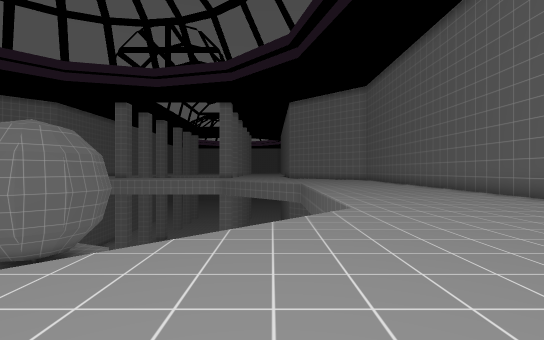
[1] (above)

16 first-person views from a walk through a level from a Godot 3-D game. The camera is 1.4 m above the floor, looks level and sees 85° across. The floor is counted in squares, 2 m on a side. Each view is taken from the middle of a square. On the plan, view 1 faces up. The plan holds only what a view shows up to about 10 squares ahead; the rest is blank. The place goes on beyond the plan. Some surface patterns are stand-ins.

[2]
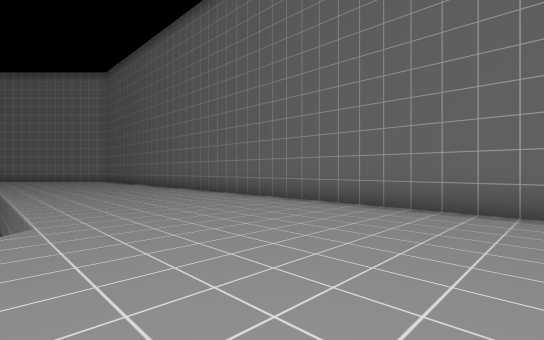

[3]
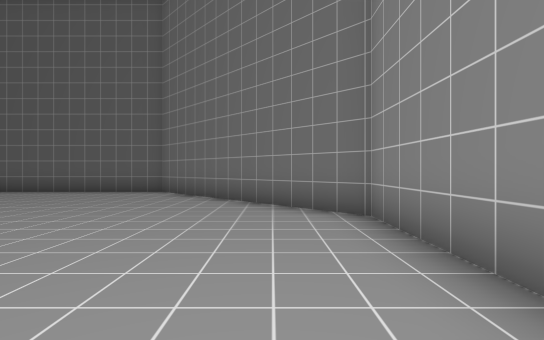

[4]
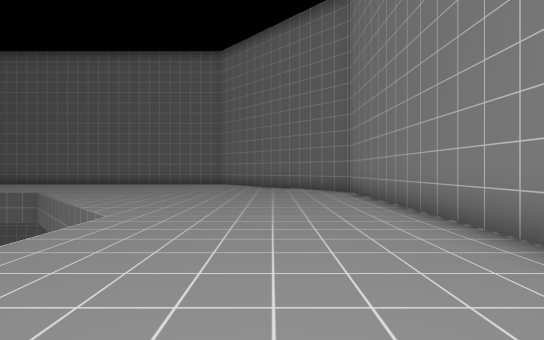

[5]
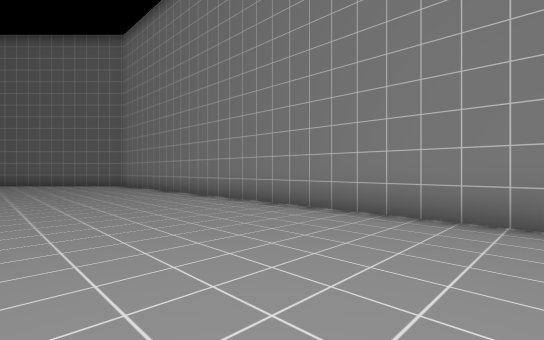

[6]
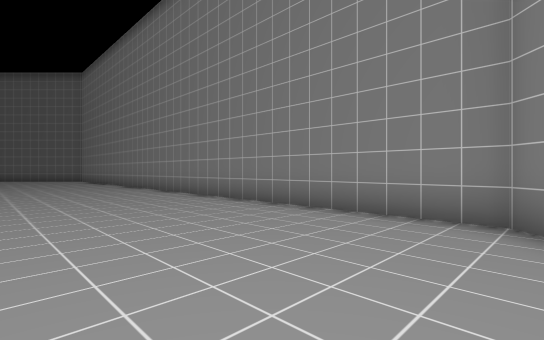

[7]
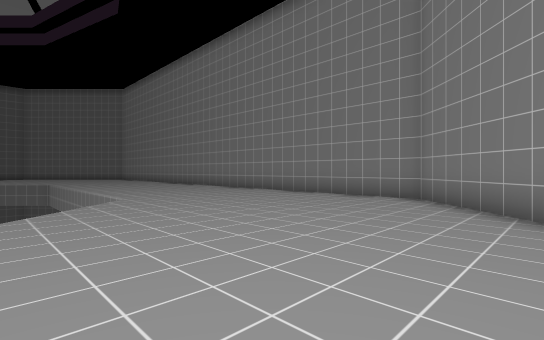

[8]
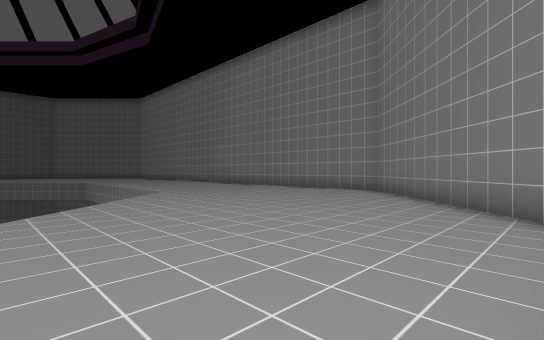

[9]
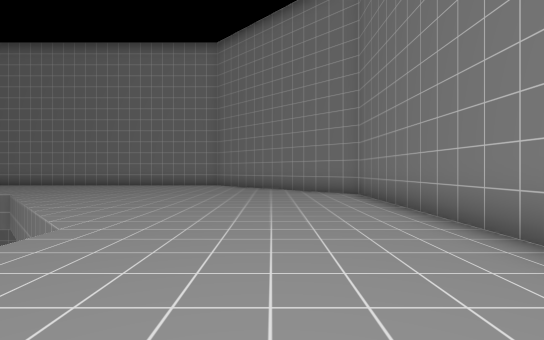

[10]
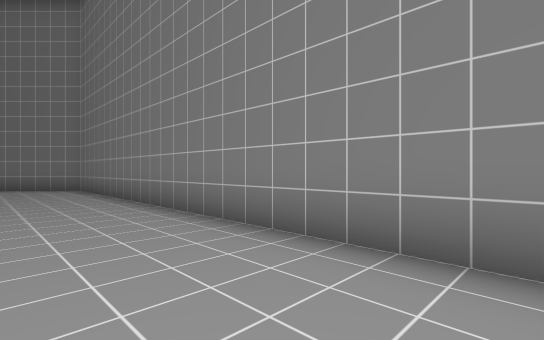

[11]
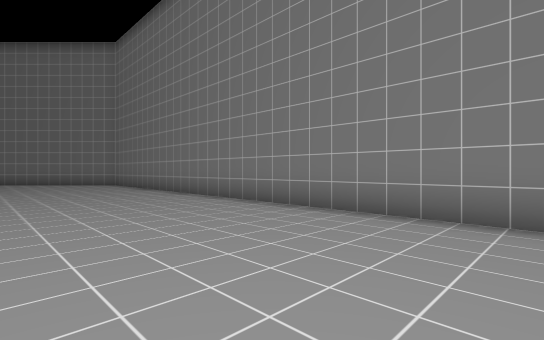

[12]
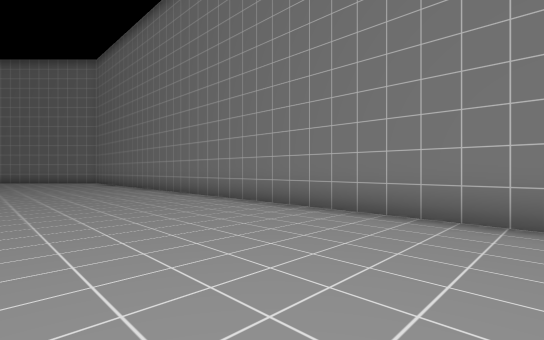

[13]
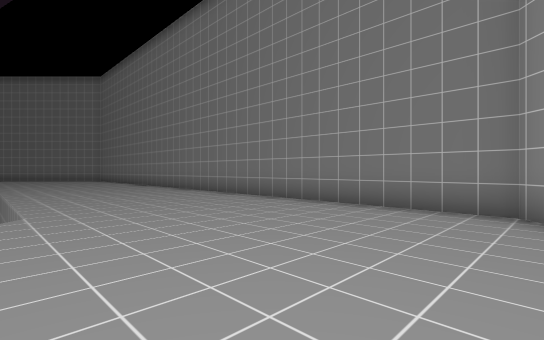

[14]
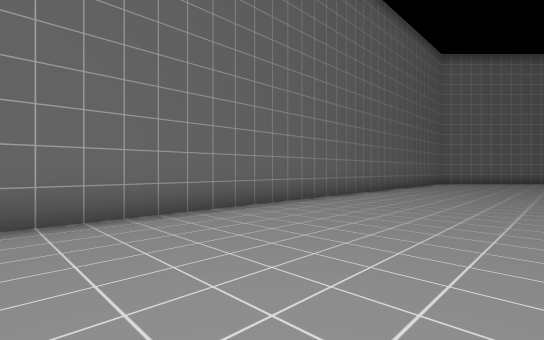

[15]
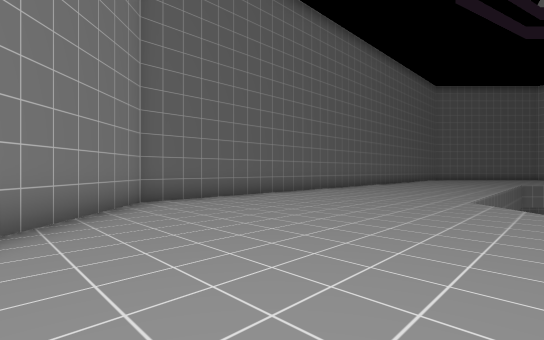

[16]
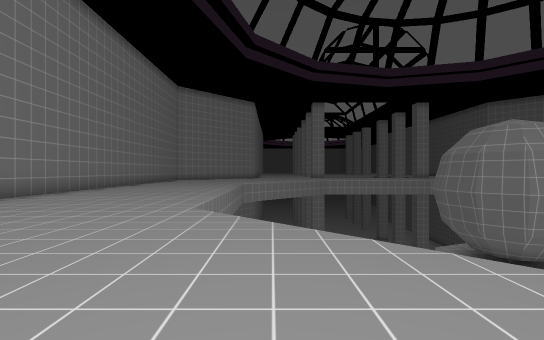

### Floor plan
Key: @ floor where view 1 was taken; # wall or solid block; . floor; v drop or lower ground.
Columns run from 24 left of view 1 to 7 right of it. Each row starts with its distance up from view 1.
 23                         ....##
 22                         .....##
 21 ##.....                 ......##
 20 #......                 .......#
 19 #......                 .......#
 18 #......                 .......#
 17 #......                 v......#
 16 #.....v                  v.....#
 15 #.....                    .....#
 14 #.....                    .....#
 13 #.....                    .....#
 12 #.....                    .....#
 11 #.....                    .....#
 10 #.....       ##  ##       .....#
  9 #.....       v####v       .....#
  8 #.....        v##v        .....#
  7 #.....                    .....#
  6 #.....                    .....#
  5 #.....v                  v.....#
  4 #......v                v......#
  3 #.......v              v.......#
  2 #........v            v........#
  1 #.........v          v.........#
  0 ##......................@.....##
 -1  ##..........................##
 -2   ##........................##
 -3    ##......................##
 -4     ##....................##
 -5      ######################

Positions as (right, up) in squares from view 1, and headings:
1: (0, 0), facing up
2: (1, 1), facing up-right
3: (-3, -3), facing right
4: (-8, -2), facing right
5: (-12, 0), facing down-right
6: (-19, 0), facing down-right
7: (-21, 3), facing down-right
8: (-23, 5), facing down-right
9: (-21, 9), facing down
10: (-21, 12), facing down-left
11: (-19, 15), facing down-left
12: (-19, 18), facing down-left
13: (-18, 21), facing down-left
14: (2, 17), facing down-right
15: (0, 23), facing down-right
16: (-17, 0), facing up
